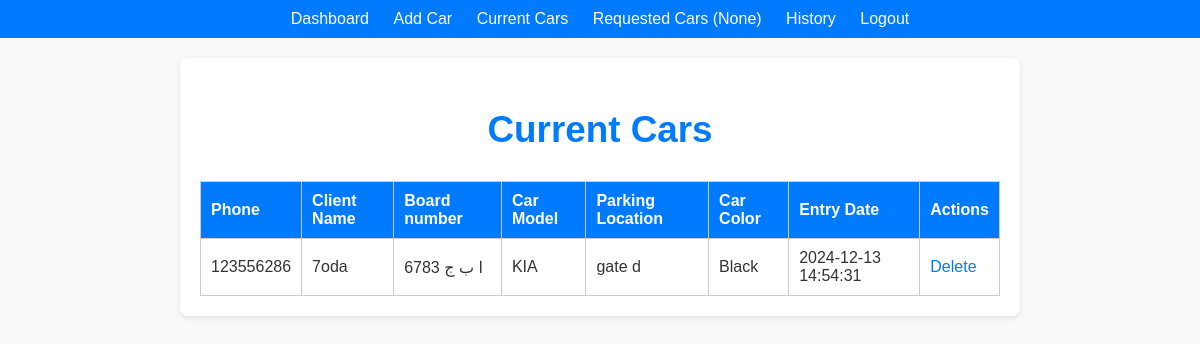
Page /current_cars (signed in) on the committed database.
### tables this page shows
CREATE TABLE current_cars (
        phone INTEGER PRIMARY KEY NOT NULL,
        client_name TEXT NOT NULL,
        car_number TEXT NOT NULL,
        car_model TEXT,
        location TEXT NOT NULL,
        car_color TEXT,
        date DATETIME NOT NULL DEFAULT current_timestamp
    );

### app.py (the view)
@app.route('/current_cars', methods=['GET', 'POST'])
def current_cars():
    if 'user_id' not in session:
        return redirect(url_for('login'))
    conn = get_db_connection()
    rows = conn.execute('SELECT * FROM current_cars').fetchall()
    conn.close()
    return render_template('current_cars.html', rows=rows)

### app.py (called while the page is built)
def get_db_connection():
    conn = sqlite3.connect('task_manager.db')
    conn.row_factory = sqlite3.Row
    return conn

### templates/current_cars.html
{% extends 'base.html' %}
{% block content %}
<h2>Current Cars</h2>
<table>
    <thead>
        <tr>
            <th>Phone</th>
            <th>Client Name</th>
            <th>Board number</th>
            <th>Car Model</th>
            <th>Parking Location</th>
            <th>Car Color</th>
            <th>Entry Date</th>
            <th>Actions</th>
        </tr>
    </thead>
    <tbody>
        {% for row in rows %}
        <tr>
            <td>{{ row.phone }}</td>
            <td>{{ row.client_name }}</td>
            <td>{{ row.car_number }}</td>
            <td>{{ row.car_model }}</td>
            <td>{{ row.location }}</td>
            <td>{{ row.car_color }}</td>
            <td>{{ row.date }}</td>
            <td>
                <a href="/delete/{{ row.phone }}">Delete</a>
            </td>
        </tr>
        {% endfor %}
    </tbody>
</table>
{% endblock %}

### static/style.css (style rules this page uses)
body { font-family: Arial, sans-serif; margin: 0; padding: 0; background-color: #f9f9f9; color: #333; }
h2 { color: #007BFF; text-align: center; font-size: 2.3rem; }
table { width: 100%; border-collapse: collapse; margin-top: 20px; }
table th, table td { padding: 10px; border: 1px solid #ccc; text-align: left; }
table th { background-color: #007BFF; color: white; }
a { color: #007BFF; text-decoration: none; }

### rows in the picture
current_cars: phone "123556286", client_name "7oda", car_number "6783 ا ب ج", car_model "KIA", location "gate d", car_color "Black", date "2024-12-13 14:54:31"

### other values in the picture
{{ session.get('total') }} "None"
